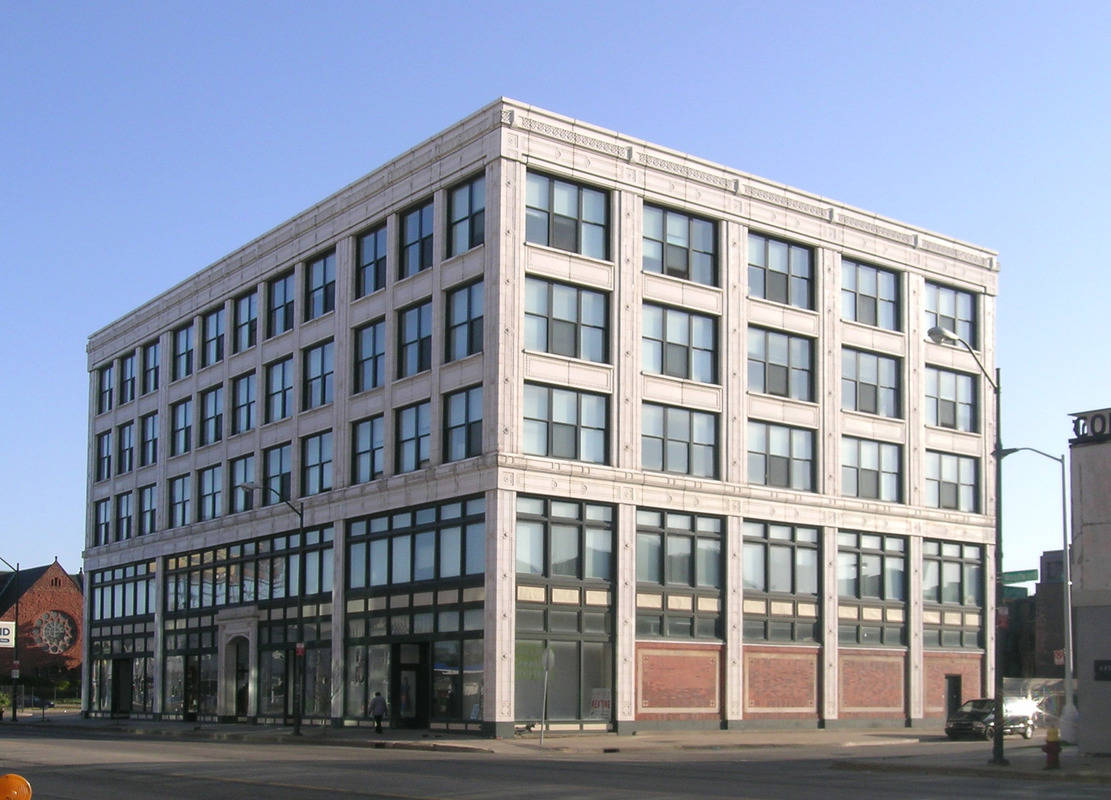
#> input picture slides/03.filtering/dataset/building.jpg, 1111 x 800 px
$ python 01.gaussian_blur.py
#> lines starting #> are read from the running program, lines starting #| are printed output that depends on the picture
from matplotlib import pylab
import numpy as np
import scipy.fftpack as fp
from scipy import signal
from skimage.io import imread

pylab.figure(figsize=[10,6])
pylab.gray()  # show the filtered result in grayscale
im = np.mean(imread('../dataset/building.jpg'), axis=2)
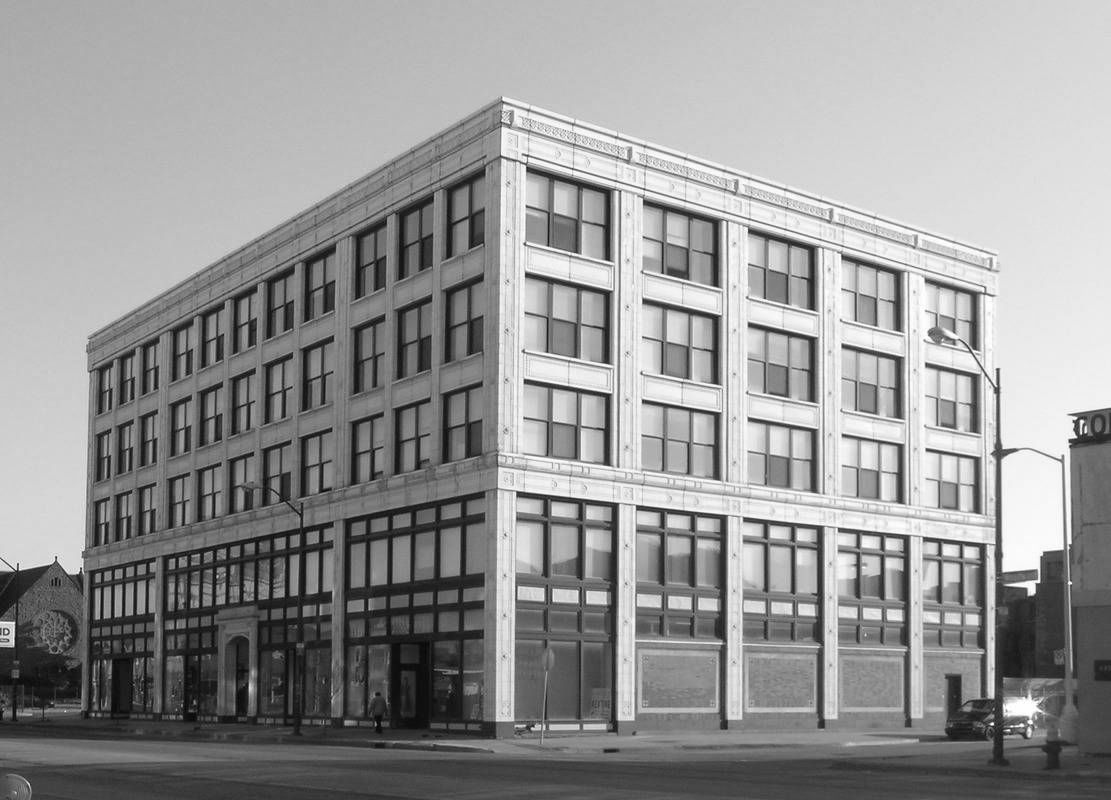
#> im: shape (800, 1111) float64; min 2.33, max 255, mean 150
gauss_kernel = np.outer(signal.windows.gaussian(im.shape[0], 5),
                        signal.windows.gaussian(im.shape[1], 5))
freq = fp.fft2(im)
assert (freq.shape == gauss_kernel.shape)
freq_kernel = fp.fft2(fp.ifftshift(gauss_kernel))
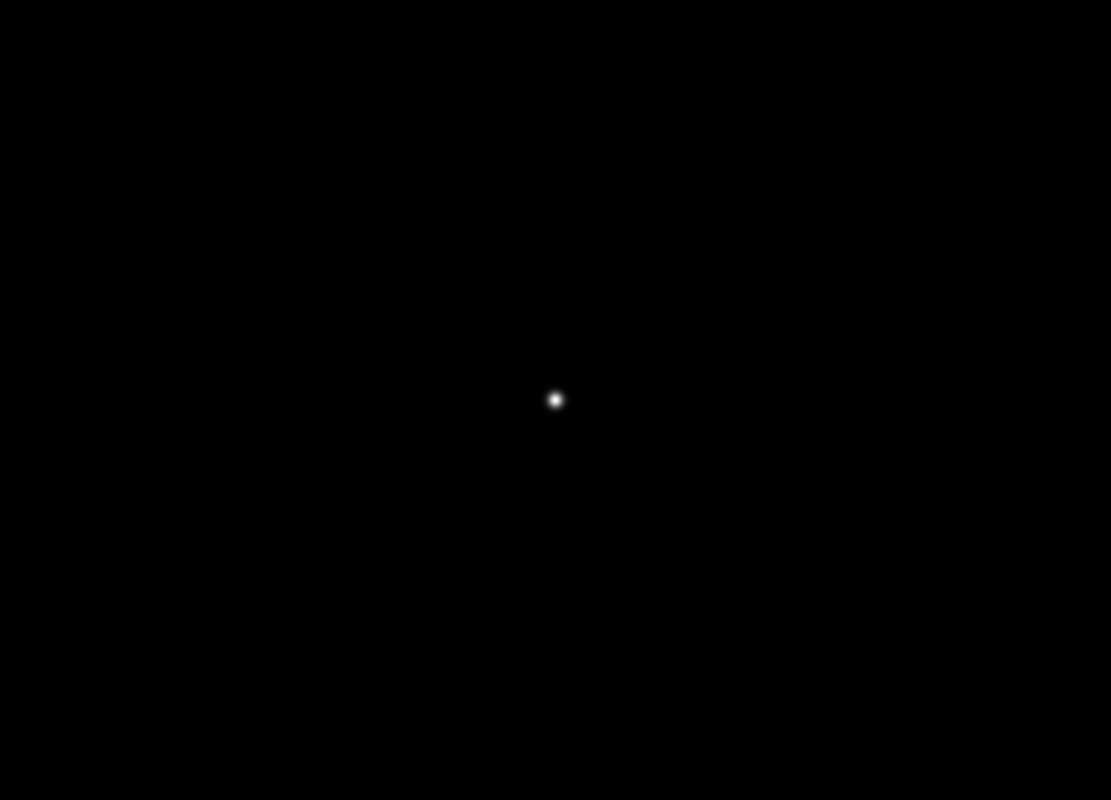
#> gauss_kernel: shape (800, 1111) float64; min 0, max 0.995, mean 0.000177
convolved = freq * freq_kernel  # by the convolution theorem, simply multiply in the frequency domain
im1 = fp.ifft2(convolved).real
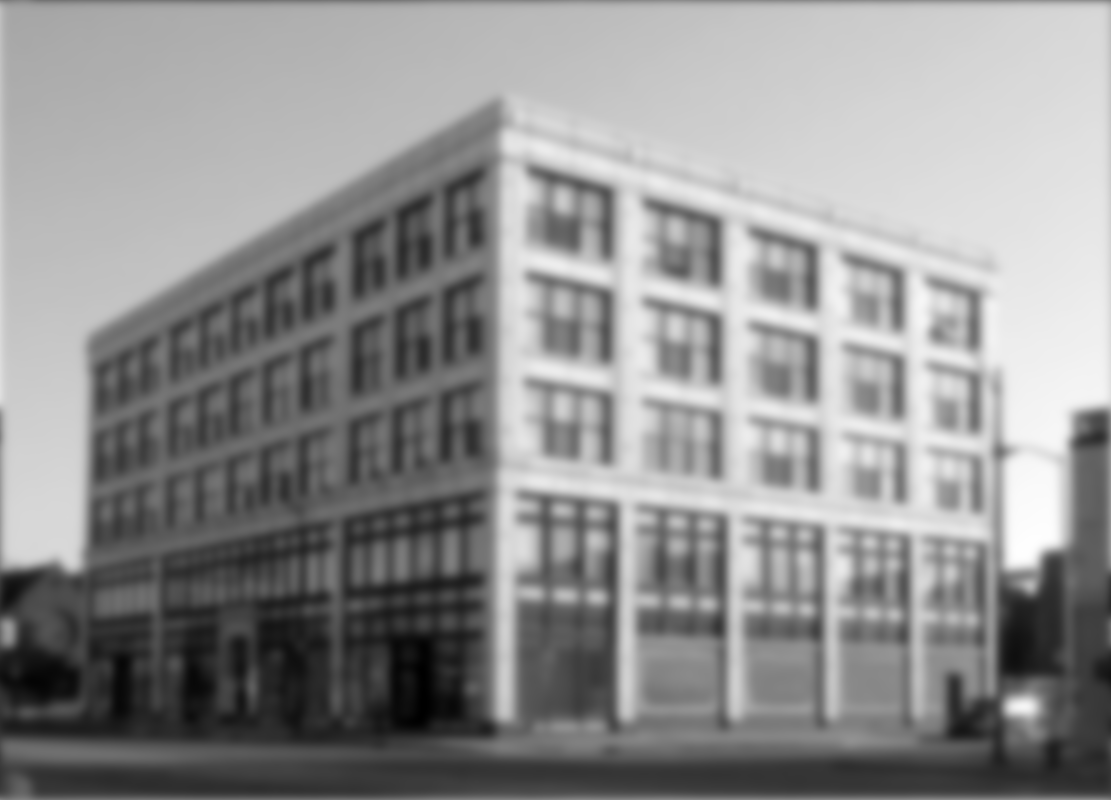
#> im1: shape (800, 1111) float64; min 2782.2, max 39380.3, mean 23558.3; drawn with min black and max white

pylab.subplot(2, 3, 1)
pylab.imshow(im)
pylab.title('Citra masukan')

pylab.subplot(2, 3, 2)
pylab.imshow(gauss_kernel)
pylab.title('Gaussian Kernel')

pylab.subplot(2, 3, 3)
pylab.imshow(im1)  # the imaginary part is an artifact
pylab.title('Citra luaran')

pylab.subplot(2, 3, 4)
pylab.imshow((20 * np.log10(0.1 + fp.fftshift(freq))).real.astype(int))
pylab.title('Spectrum dari citra masukan')

pylab.subplot(2, 3, 5)
pylab.imshow((20 * np.log10(0.1 + fp.fftshift(freq_kernel))).real.astype(int))
pylab.title('Gaussian Kernel Spectrum')

pylab.subplot(2, 3, 6)
pylab.imshow((20 * np.log10(0.1 + fp.fftshift(convolved))).real.astype(int))
pylab.title('Spectrum dari citra luaran')

pylab.show()
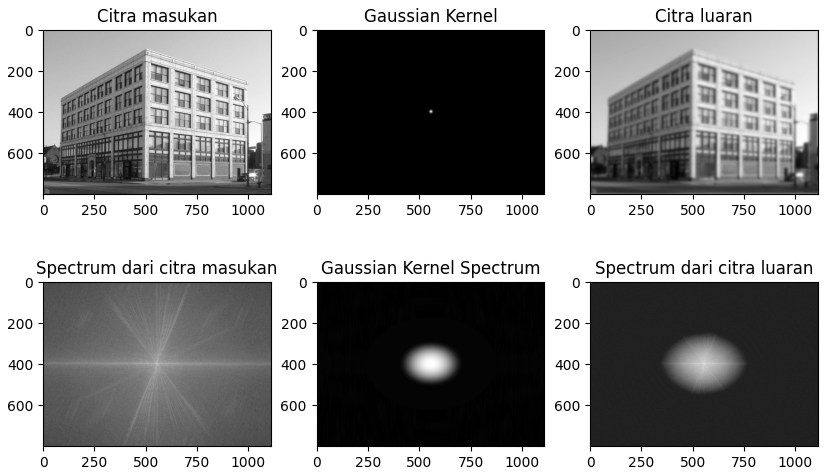
#> figure drawn by matplotlib, 6 panels

$ run again, with slides/03.filtering/dataset/cameraman.jpg copied over slides/03.filtering/dataset/building.jpg
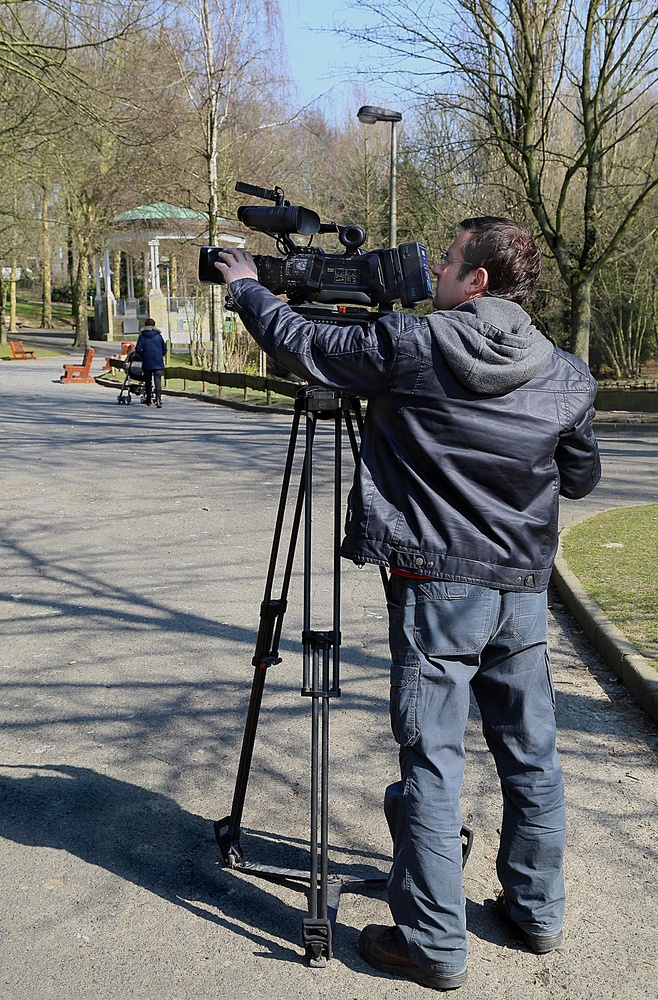
#> input picture slides/03.filtering/dataset/cameraman.jpg, 658 x 1000 px, shrunk from 1200 x 1823 before the run
#> `im = np.mean(imread('../dataset/building.jpg'), axis=2)`:
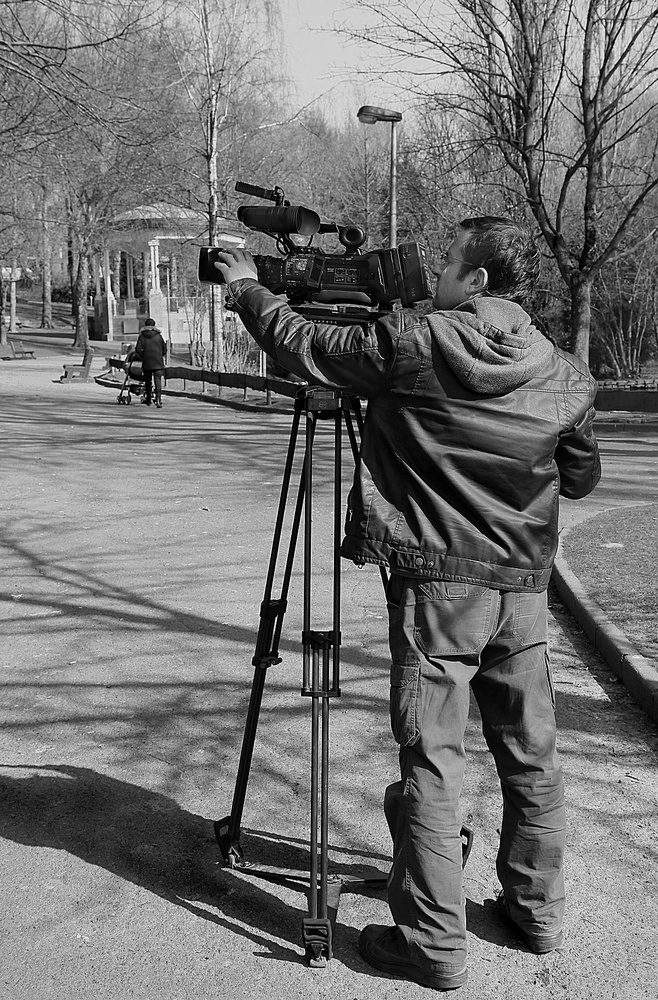
#> im: shape (1000, 658) float64; min 0, max 255, mean 115.8
#> `im1 = fp.ifft2(convolved).real`:
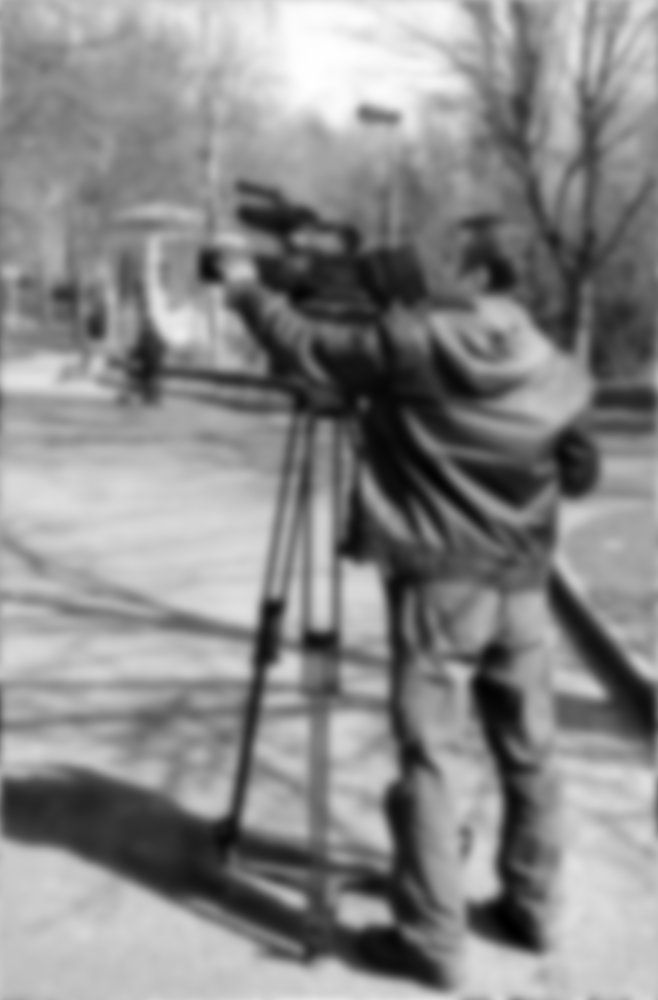
#> im1: shape (1000, 658) float64; min 989.9, max 32862.6, mean 18183.4; drawn with min black and max white

$ run again, with slides/03.filtering/dataset/flower_bali.jpg copied over slides/03.filtering/dataset/building.jpg
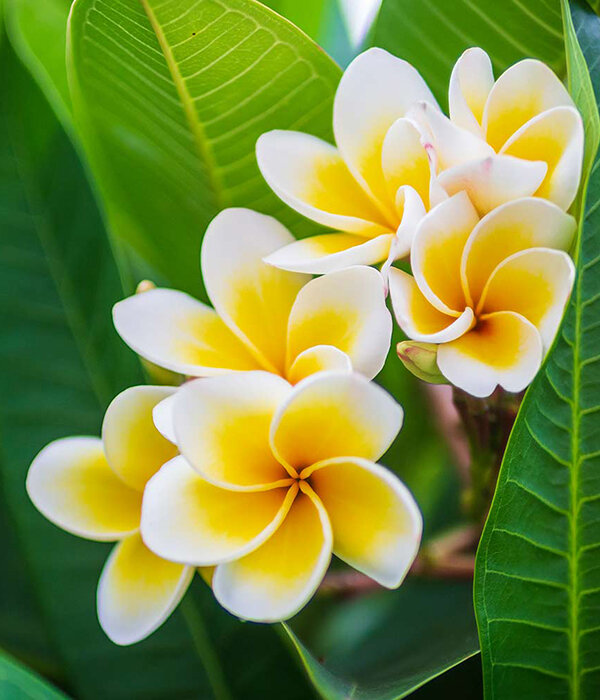
#> input picture slides/03.filtering/dataset/flower_bali.jpg, 600 x 700 px
#> `im = np.mean(imread('../dataset/building.jpg'), axis=2)`:
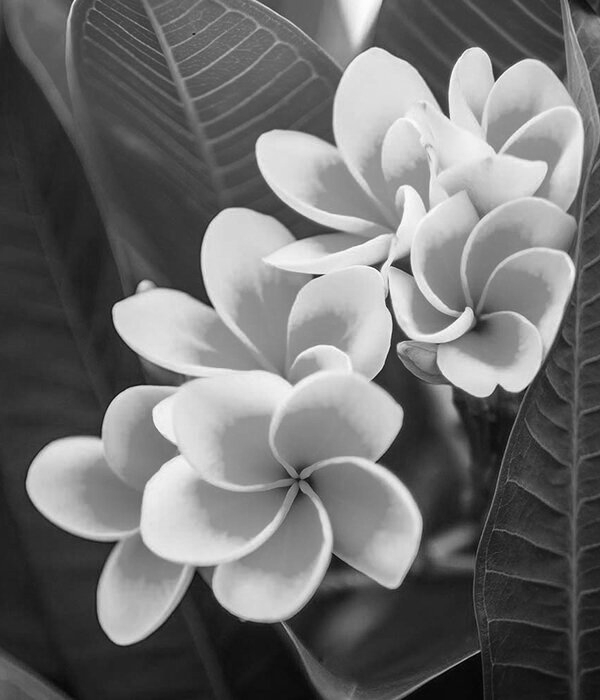
#> im: shape (700, 600) float64; min 1.33, max 255, mean 112
#> `im1 = fp.ifft2(convolved).real`:
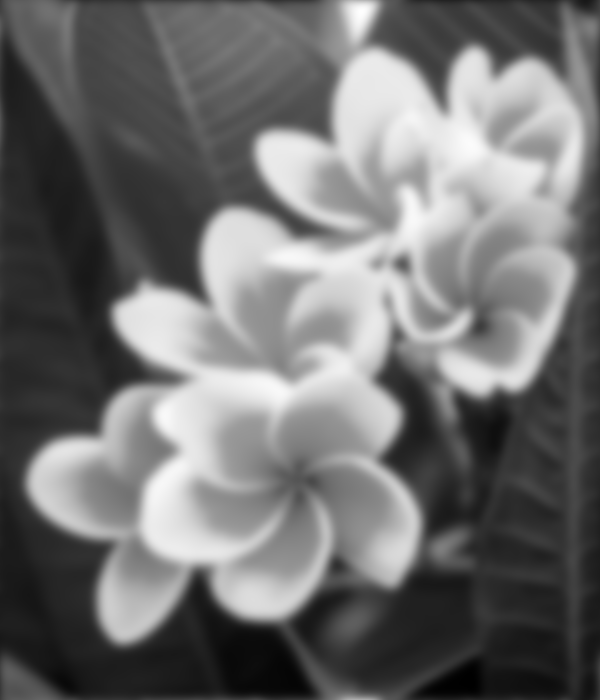
#> im1: shape (700, 600) float64; min 1431.8, max 38016.5, mean 17597.5; drawn with min black and max white
